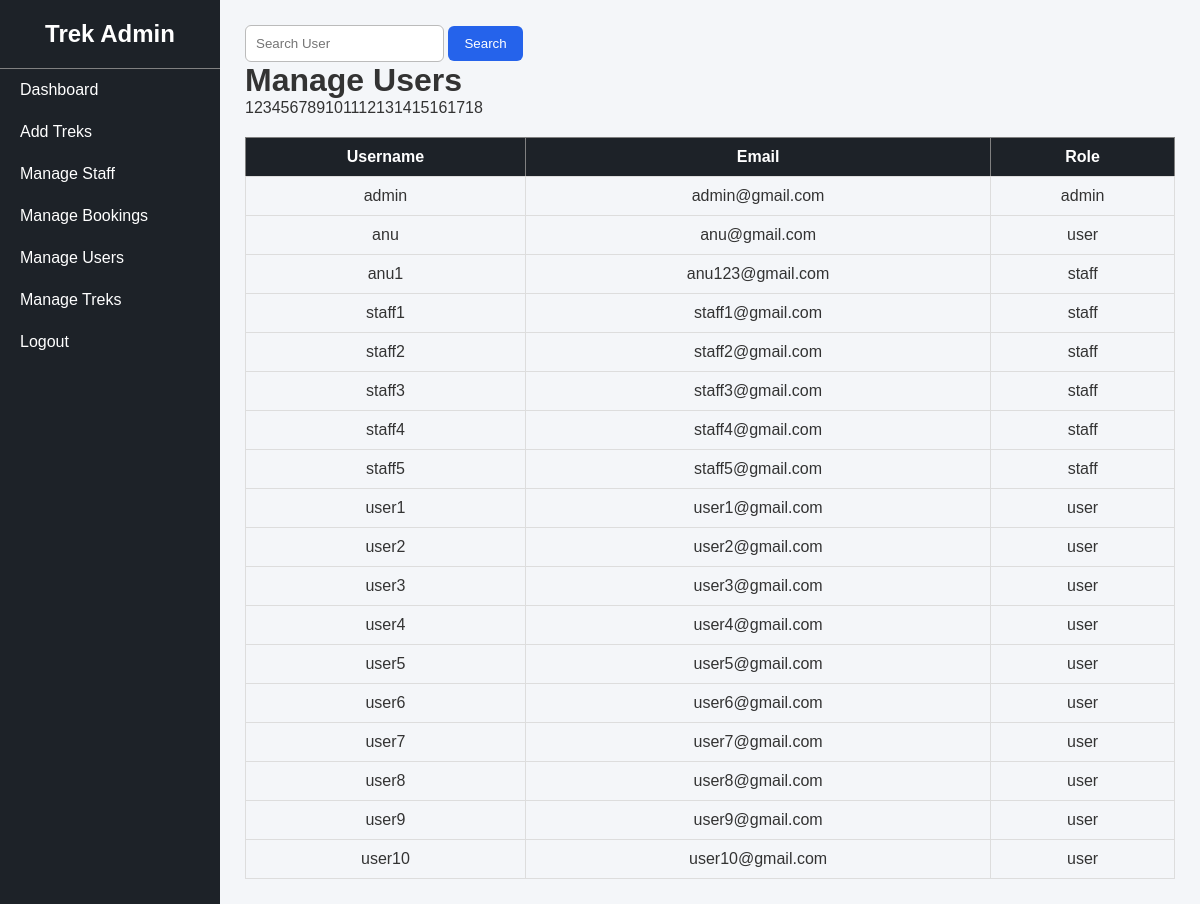
Page /manage_users (signed in) on the committed database.
### tables this page shows
CREATE TABLE users(
                 id INTEGER PRIMARY KEY AUTOINCREMENT,
                 username TEXT UNIQUE NOT NULL,
                 email TEXT UNIQUE NOT NULL,
                 mobile TEXT UNIQUE,
                 password TEXT NOT NULL,
                 role TEXT NOT NULL DEFAULT 'user');

### app.py (the view)
@app.route("/manage_users")
def manage_users():
    if "user" not in session or session["user"] != "admin":
        return "Access Denied"
    conn = get_db_connnection()
    search = request.args.get("search","")
    if search:
        users = conn.execute("""
                             SELECT * FROM users WHERE username LIKE ? OR id LIKE ?""",("%"+search+"%","%"+search+"%")).fetchall()
    else:
        users = conn.execute(""" SELECT *FROM users""").fetchall()
    conn.close()
    return render_template("manage_users.html", users=users)

### app.py (called while the page is built)
def get_db_connnection():
    conn = sqlite3.connect("database.db")
    conn.row_factory =sqlite3.Row
    return conn

### templates/manage_users.html
{% extends "admin_base.html" %}
{% block content %}
<form method="GET">
<input type="text" name="search" placeholder="Search User">
<button class="sbtn"> Search </button>
</form>
<h1>Manage Users</h1>
<table border="1">
<tr>
    <th>Username</th>
    <th>Email</th>
    <th>Role</th>
</tr>
{% for user in users %}
<tr>
<tr>{{ user["id"] }}</td>
<td>{{ user["username"] }}</td>
<td>{{ user["email"] }}</td>
<td>{{ user["role"] }}</td>
</tr>
{% endfor %}
</table>
{% endblock %}

### static/css/style.css (style rules this page uses)
* { margin:0; padding:0; box-sizing:border-box; }
body { font-family:Arial, Helvetica, sans-serif; background:#f4f6f9; color:#333; }
#form_div button, .sbtn { background:#2563eb; color:white; border:none; padding:10px 16px; border-radius:6px; cursor:pointer; text-decoration:none; }
table { width:100%; border-collapse:collapse; margin-top:20px; }
table th { background:#1D2228; color:white; padding:10px; }
table td { padding:10px; border:1px solid #ddd; text-align:center; }
table tr:nth-child(even) { background:#f8f8f8; }
input, select, textarea { padding:10px; border:1px solid #bbb; border-radius:6px; }

### rows in the picture
users: username "admin", email "admin@gmail.com", role "admin"
users: username "anu", email "anu@gmail.com", role "user"
users: username "anu1", email "anu123@gmail.com", role "staff"
users: username "staff1", email "staff1@gmail.com", role "staff"
users: username "staff2", email "staff2@gmail.com", role "staff"
users: username "staff3", email "staff3@gmail.com", role "staff"
users: username "staff4", email "staff4@gmail.com", role "staff"
users: username "staff5", email "staff5@gmail.com", role "staff"
users: username "user1", email "user1@gmail.com", role "user"
users: username "user2", email "user2@gmail.com", role "user"
users: username "user3", email "user3@gmail.com", role "user"
users: username "user4", email "user4@gmail.com", role "user"
users: username "user5", email "user5@gmail.com", role "user"
users: username "user6", email "user6@gmail.com", role "user"
users: username "user7", email "user7@gmail.com", role "user"
users: username "user8", email "user8@gmail.com", role "user"
users: username "user9", email "user9@gmail.com", role "user"
users: username "user10", email "user10@gmail.com", role "user"
